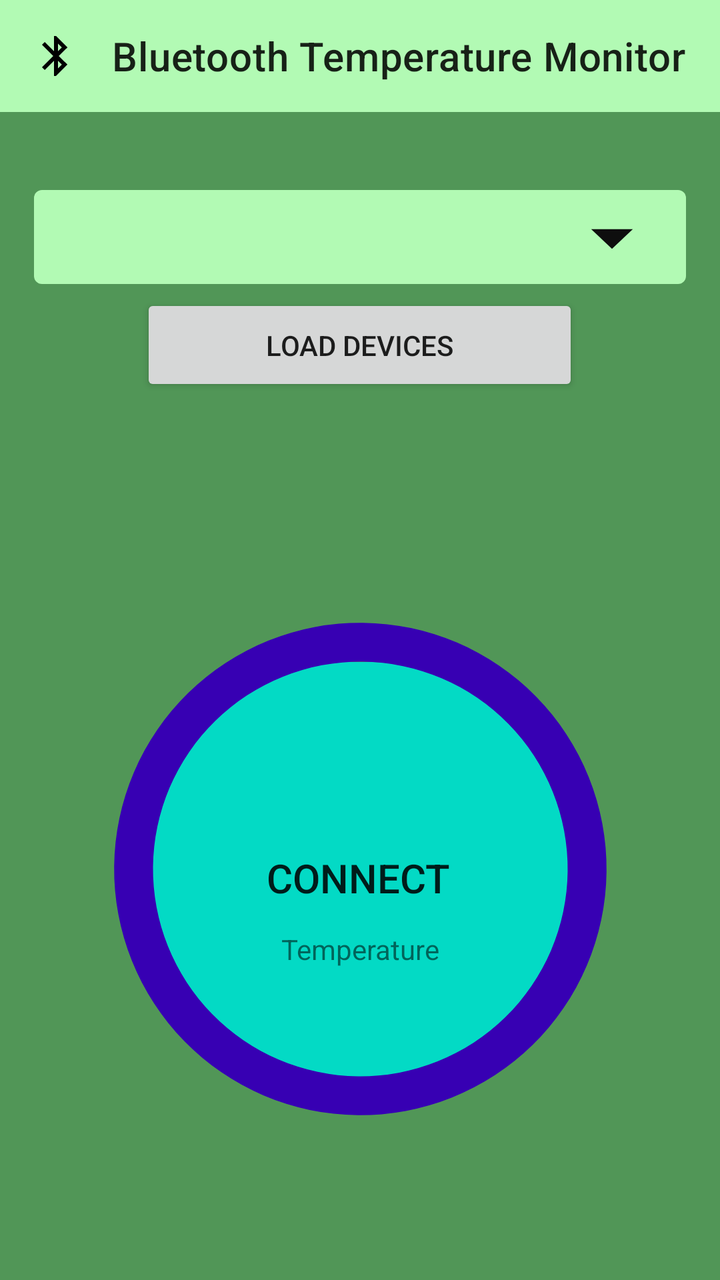
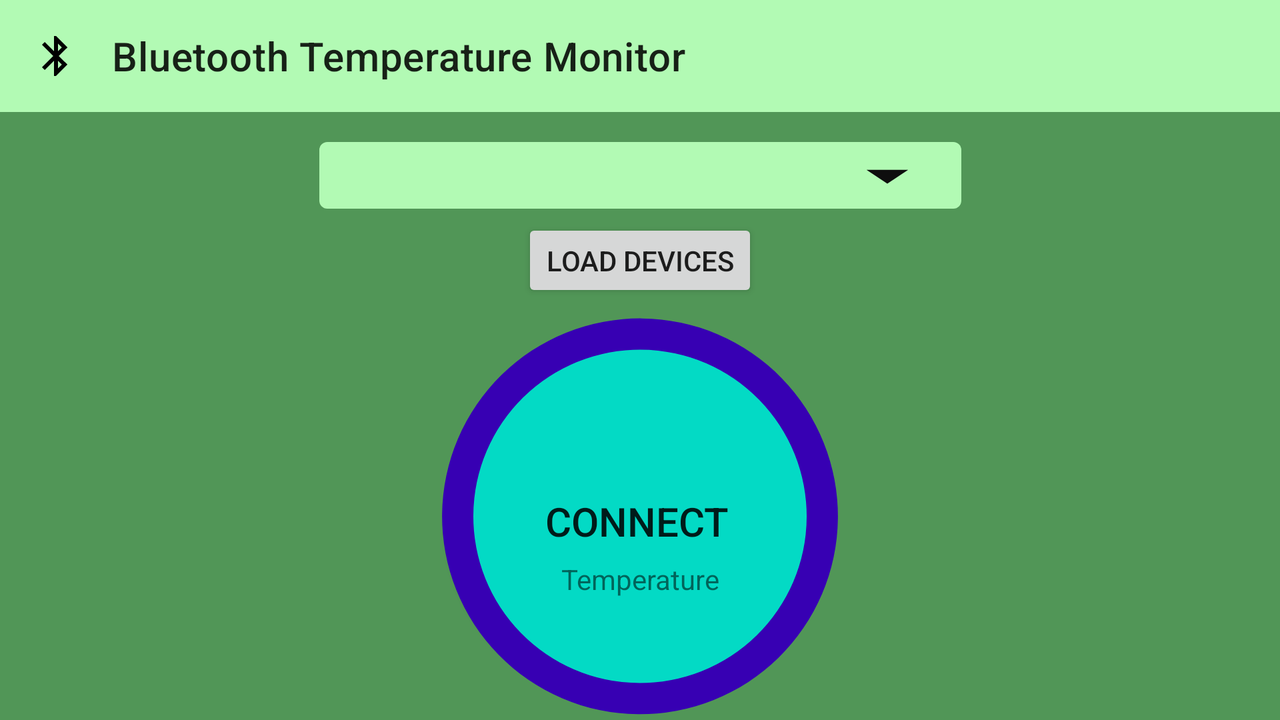

The same Android screen from two of the app's own layout files: first res/layout/ as a phone draws it, then the author's variant for another configuration, drawn on a device whose configuration selects that folder. Both files follow.
<!-- AndroidManifest.xml: application theme Theme.BluetoothTemperatureMonitor1 -->
<!-- res/layout/activity_main.xml -->
<?xml version="1.0" encoding="utf-8"?>
<androidx.constraintlayout.widget.ConstraintLayout xmlns:android="http://schemas.android.com/apk/res/android"
    xmlns:app="http://schemas.android.com/apk/res-auto"
    xmlns:tools="http://schemas.android.com/tools"
    android:layout_width="match_parent"
    android:layout_height="match_parent"
    android:background="@color/primaryDarkColor"
    android:textAlignment="center"
    tools:context=".MainActivity">

    <include
        android:id="@+id/app_bar"
        layout="@layout/app_bar"
        android:layout_width="match_parent"
        android:layout_height="wrap_content"
        android:contextClickable="false"
        app:flow_horizontalAlign="center"
        app:flow_verticalAlign="center"
        app:layout_constraintEnd_toStartOf="@+id/guideline3"
        app:layout_constraintStart_toStartOf="@+id/guideline2"
        app:layout_constraintTop_toTopOf="parent" />


    <LinearLayout
        android:id="@+id/linearLayout2"
        android:layout_width="326dp"
        android:layout_height="110dp"
        android:layout_marginStart="8dp"
        android:layout_marginTop="16dp"
        android:layout_marginEnd="8dp"
        android:orientation="vertical"
        android:weightSum="100"
        app:layout_constraintEnd_toStartOf="@+id/guideline3"
        app:layout_constraintStart_toStartOf="@+id/guideline2"
        app:layout_constraintTop_toTopOf="@+id/guideline5">

        <Spinner
            android:id="@+id/spinner"
            android:layout_width="match_parent"
            android:layout_height="67dp"
            android:layout_marginTop="7dp"
            android:layout_weight="70"
            android:autofillHints="SelectDevice"
            android:background="@drawable/custom_spinner"
            android:contentDescription="@string/Spinner"
            android:dropDownWidth="match_parent"
            tools:ignore="TouchTargetSizeCheck" />

        <Button
            android:id="@+id/fetch"
            android:layout_width="219dp"
            android:layout_height="60dp"
            android:layout_gravity="center"
            android:layout_marginStart="2dp"
            android:layout_marginTop="5dp"
            android:layout_marginEnd="2dp"
            android:layout_weight="30"
            android:minHeight="48dp"
            android:onClick="loadDevices"
            android:text="@string/fetch" />
    </LinearLayout>

    <LinearLayout
        android:id="@+id/linearLayout"
        android:layout_width="0dp"
        android:layout_height="307dp"

        android:layout_marginStart="8dp"
        android:layout_marginEnd="8dp"
        android:layout_marginBottom="16dp"
        android:orientation="vertical"
        app:layout_constraintBottom_toTopOf="@+id/guideline6"
        app:layout_constraintEnd_toStartOf="@+id/guideline3"
        app:layout_constraintStart_toStartOf="@+id/guideline2"
        app:layout_constraintTop_toBottomOf="@+id/linearLayout2">

        <FrameLayout
            android:layout_width="311dp"
            android:layout_height="match_parent"
            android:layout_gravity="center"
            android:foregroundGravity="center">

            <TextView
                android:id="@+id/label"
                android:layout_width="match_parent"
                android:layout_height="match_parent"
                android:layout_marginTop="80dp"
                android:elevation="3dp"
                android:gravity="center"
                android:text="@string/Label" />

            <Button
                android:id="@+id/tmp"
                android:layout_width="229dp"
                android:layout_height="216dp"
                android:layout_marginStart="40dp"
                android:layout_marginTop="50dp"
                android:layout_marginEnd="60dp"
                android:background="@drawable/button"
                android:contentDescription="@string/connect"
                android:freezesText="false"
                android:gravity="center"
                android:maxLines="1"
                android:onClick="clicked"
                android:text="@string/connect"
                android:textAlignment="center"
                android:textSize="20sp" />

            <ProgressBar
                android:id="@+id/progressBar"
                style="?android:attr/progressBarStyle"
                android:layout_width="311dp"
                android:layout_height="match_parent"
                android:elevation="3dp"
                android:indeterminate="false"
                android:indeterminateOnly="false"
                android:max="100"
                tools:progress="60"
                android:progressDrawable="@drawable/progressbar"
                android:rotation="175"
                android:progressBackgroundTintMode="multiply"
                android:secondaryProgressTintMode="multiply"/>

        </FrameLayout>
    </LinearLayout>

    <androidx.constraintlayout.widget.Guideline
        android:id="@+id/guideline2"
        android:layout_width="wrap_content"
        android:layout_height="wrap_content"
        android:orientation="vertical"
        app:layout_constraintGuide_begin="31dp" />

    <androidx.constraintlayout.widget.Guideline
        android:id="@+id/guideline3"
        android:layout_width="wrap_content"
        android:layout_height="wrap_content"
        android:orientation="vertical"
        app:layout_constraintGuide_end="31dp" />

    <androidx.constraintlayout.widget.Guideline
        android:id="@+id/guideline5"
        android:layout_width="wrap_content"
        android:layout_height="wrap_content"
        android:orientation="horizontal"
        app:layout_constraintGuide_begin="72dp" />

    <androidx.constraintlayout.widget.Guideline
        android:id="@+id/guideline6"
        android:layout_width="wrap_content"
        android:layout_height="wrap_content"
        android:orientation="horizontal"
        app:layout_constraintGuide_begin="687dp" />


</androidx.constraintlayout.widget.ConstraintLayout>
<!-- res/layout/app_bar.xml (included above) -->
<?xml version="1.0" encoding="utf-8"?>
<com.google.android.material.appbar.MaterialToolbar xmlns:android="http://schemas.android.com/apk/res/android"
    xmlns:app="http://schemas.android.com/apk/res-auto"
    xmlns:tools="http://schemas.android.com/tools"
    android:layout_width="match_parent"
    android:layout_height="wrap_content"
    android:background="@color/primaryLightColor"
    app:contentInsetStartWithNavigation="@dimen/cardview_compat_inset_shadow"
    app:navigationIcon="@drawable/ic_baseline_bluetooth_24"
    app:navigationIconTint="#000000"
    app:title="@string/app_name"
    app:titleMarginEnd="0dp"
    app:titleMarginStart="0dp"
>

</com.google.android.material.appbar.MaterialToolbar>
<!-- resources referenced by this layout -->
<resources>
  <color name="primaryDarkColor">#519657</color>
  <color name="primaryLightColor">#b2fab4</color>
  <!-- drawable button (drawable) -->
  <?xml version="1.0" encoding="utf-8"?>
  <layer-list xmlns:android="http://schemas.android.com/apk/res/android">
  
      <item>
          <shape android:shape="rectangle"
              android:useLevel="false"
              android:visible="true">
              <corners android:radius="999dp"/>
              <solid android:color="@color/teal_200"/>
  
          </shape>
      </item>
  </layer-list>
  <!-- drawable custom_spinner (drawable) -->
  <?xml version="1.0" encoding="utf-8"?>
  <layer-list xmlns:android="http://schemas.android.com/apk/res/android">
  
      <item>
          <shape android:shape="rectangle" >
              <corners android:radius="4dp"/>
              <solid android:color="@color/primaryLightColor"/>
              <padding android:right="12dp" android:left="12dp"/>
          </shape>
      </item>
      <item android:drawable="@drawable/ic_baseline_arrow_drop_down_24" android:gravity="end"/>
  </layer-list>
  <!-- drawable ic_baseline_bluetooth_24 (drawable) -->
  <vector android:height="24dp" android:tint="#072ADC"
      android:viewportHeight="24" android:viewportWidth="24"
      android:width="24dp" xmlns:android="http://schemas.android.com/apk/res/android">
      <path android:fillColor="@android:color/white" android:pathData="M17.71,7.71L12,2h-1v7.59L6.41,5 5,6.41 10.59,12 5,17.59 6.41,19 11,14.41L11,22h1l5.71,-5.71 -4.3,-4.29 4.3,-4.29zM13,5.83l1.88,1.88L13,9.59L13,5.83zM14.88,16.29L13,18.17v-3.76l1.88,1.88z"/>
  </vector>
  <!-- drawable progressbar (drawable) -->
  <?xml version="1.0" encoding="utf-8"?>
  <layer-list xmlns:android="http://schemas.android.com/apk/res/android">
  
      <item>
          <shape android:shape="ring"
              android:useLevel="false"
              android:thicknessRatio="16">
              <solid android:color="@color/purple_700"/>
          </shape>
      </item>
      <item>
          <shape android:shape="ring"
              android:useLevel="true"
              android:thicknessRatio="16" >
              <gradient android:startColor="@color/start" android:centerColor="@color/center" android:endColor="@color/end" />
          </shape>
      </item>
  </layer-list>
  <string name="Label">Temperature</string>
  <string name="Spinner">Select Device</string>
  <string name="app_name">Bluetooth Temperature Monitor</string>
  <string name="connect">Connect</string>
  <string name="fetch">Load devices</string>
  <style name="Theme.BluetoothTemperatureMonitor1" parent="Theme.MaterialComponents.DayNight.NoActionBar">
          
          <item name="colorPrimary">@color/primaryColor</item>
          <item name="colorPrimaryVariant">@color/primaryDarkColor</item>
          <item name="colorOnPrimary">@color/black</item>
          
          <item name="colorSecondary">@color/secondaryColor</item>
          <item name="colorSecondaryVariant">@color/secondaryDarkColor</item>
          <item name="colorOnSecondary">@color/black</item>
          
          <item name="android:statusBarColor" tools:targetApi="l">?attr/colorPrimaryVariant</item>
          
      </style>
  <color name="teal_200">#FF03DAC5</color>
  <!-- drawable ic_baseline_arrow_drop_down_24 (drawable) -->
  <vector android:height="24dp" android:tint="#0E0E0E"
      android:viewportHeight="24" android:viewportWidth="24"
      android:width="50dp" xmlns:android="http://schemas.android.com/apk/res/android">
      <path android:fillColor="@color/white" android:pathData="M7,10l5,5 5,-5z"/>
  </vector>
  <color name="purple_700">#FF3700B3</color>
  <color name="start">#1E9600</color>
  <color name="center">#FFF200</color>
  <color name="end">#FF0000</color>
  <color name="primaryColor">#81c784</color>
  <color name="black">#FF000000</color>
  <color name="secondaryColor">#aed581</color>
  <color name="secondaryDarkColor">#7da453</color>
  <color name="white">#FFFFFFFF</color>
</resources>
<!-- res/layout-land/activity_main.xml (the author's variant of the layout above) -->
<!-- drawn on the phone turned sideways -->
<?xml version="1.0" encoding="utf-8"?>
<androidx.constraintlayout.widget.ConstraintLayout xmlns:android="http://schemas.android.com/apk/res/android"
    xmlns:app="http://schemas.android.com/apk/res-auto"
    xmlns:tools="http://schemas.android.com/tools"
    android:layout_width="match_parent"
    android:layout_height="match_parent"
    android:background="@color/primaryDarkColor"
    android:textAlignment="center"
    tools:context=".MainActivity">

    <include
        android:id="@+id/app_bar"
        layout="@layout/app_bar"
        app:layout_constraintEnd_toEndOf="parent"
        app:layout_constraintStart_toStartOf="@+id/guideline2"
        app:layout_constraintTop_toTopOf="parent"
        android:layout_marginBottom="2dp"
        app:flow_horizontalAlign="center"
        app:flow_verticalAlign="center"
        android:layout_width="match_parent"
        android:layout_height="wrap_content"/>


    <LinearLayout
        android:id="@+id/linearLayout2"
        android:layout_width="321dp"
        android:layout_height="87dp"
        android:layout_marginStart="8dp"
        android:layout_marginTop="8dp"
        android:layout_marginEnd="8dp"
        android:orientation="vertical"
        android:weightSum="100"
        app:layout_constraintEnd_toStartOf="@+id/guideline3"
        app:layout_constraintStart_toStartOf="@+id/guideline2"
        app:layout_constraintTop_toTopOf="@+id/guideline5">

        <Spinner
            android:id="@+id/spinner"
            android:layout_width="match_parent"
            android:layout_height="48dp"
            android:layout_marginTop="7dp"
            android:layout_weight="70"
            android:background="@drawable/custom_spinner"
            android:autofillHints="SelectDevice"
            android:contentDescription="@string/Spinner"
            android:dropDownWidth="match_parent" />

        <Button
            android:id="@+id/fetch"
            android:layout_width="wrap_content"
            android:layout_height="wrap_content"
            android:layout_gravity="center"
            android:layout_marginStart="2dp"
            android:layout_marginTop="5dp"
            android:layout_marginEnd="2dp"
            android:layout_weight="30"
            android:onClick="loadDevices"
            android:text="@string/fetch" />
    </LinearLayout>

    <LinearLayout
        android:id="@+id/linearLayout"
        android:layout_width="250dp"
        android:layout_height="240dp"
        android:layout_marginStart="8dp"
        android:layout_marginEnd="8dp"
        android:layout_marginBottom="16dp"
        android:orientation="vertical"
        app:layout_constraintBottom_toTopOf="@+id/guideline6"
        app:layout_constraintEnd_toStartOf="@+id/guideline3"
        app:layout_constraintStart_toStartOf="@+id/guideline2"
        app:layout_constraintTop_toBottomOf="@+id/linearLayout2">

        <FrameLayout
            android:layout_width="match_parent"
            android:layout_height="match_parent"
            android:layout_gravity="center"
            android:foregroundGravity="center">

            <TextView
                android:id="@+id/label"
                android:layout_width="match_parent"
                android:layout_height="match_parent"
                android:layout_marginTop="50dp"
                android:elevation="3dp"
                android:gravity="center"
                android:text="@string/Label" />

            <ProgressBar
                android:id="@+id/progressBar"
                style="?android:attr/progressBarStyle"
                android:layout_width="match_parent"
                android:layout_height="227dp"
                android:elevation="3dp"
                android:indeterminate="false"
                android:indeterminateOnly="false"
                android:max="100"
                android:progressDrawable="@drawable/progressbar"
                android:rotation="175"
                tools:progress="0"
                tools:rotation="170" />

            <Button
                android:id="@+id/tmp"
                android:layout_width="187dp"
                android:layout_height="172dp"
                android:layout_marginStart="30dp"
                android:layout_marginTop="30dp"
                android:layout_marginEnd="130dp"
                android:layout_marginBottom="20dp"
                android:background="@drawable/button"
                android:gravity="center"
                android:maxLines="1"
                android:onClick="clicked"
                android:text="@string/connect"
                android:textAlignment="center"
                android:textSize="20sp" />

        </FrameLayout>
    </LinearLayout>

    <androidx.constraintlayout.widget.Guideline
        android:id="@+id/guideline2"
        android:layout_width="wrap_content"
        android:layout_height="wrap_content"
        android:orientation="vertical"
        app:layout_constraintGuide_begin="31dp" />

    <androidx.constraintlayout.widget.Guideline
        android:id="@+id/guideline3"
        android:layout_width="wrap_content"
        android:layout_height="wrap_content"
        android:orientation="vertical"
        app:layout_constraintGuide_end="31dp" />

    <androidx.constraintlayout.widget.Guideline
        android:id="@+id/guideline5"
        android:layout_width="wrap_content"
        android:layout_height="wrap_content"
        android:orientation="horizontal"
        app:layout_constraintGuide_begin="56dp" />

    <androidx.constraintlayout.widget.Guideline
        android:id="@+id/guideline6"
        android:layout_width="wrap_content"
        android:layout_height="wrap_content"
        android:orientation="horizontal"
        app:layout_constraintGuide_begin="394dp" />


</androidx.constraintlayout.widget.ConstraintLayout>
